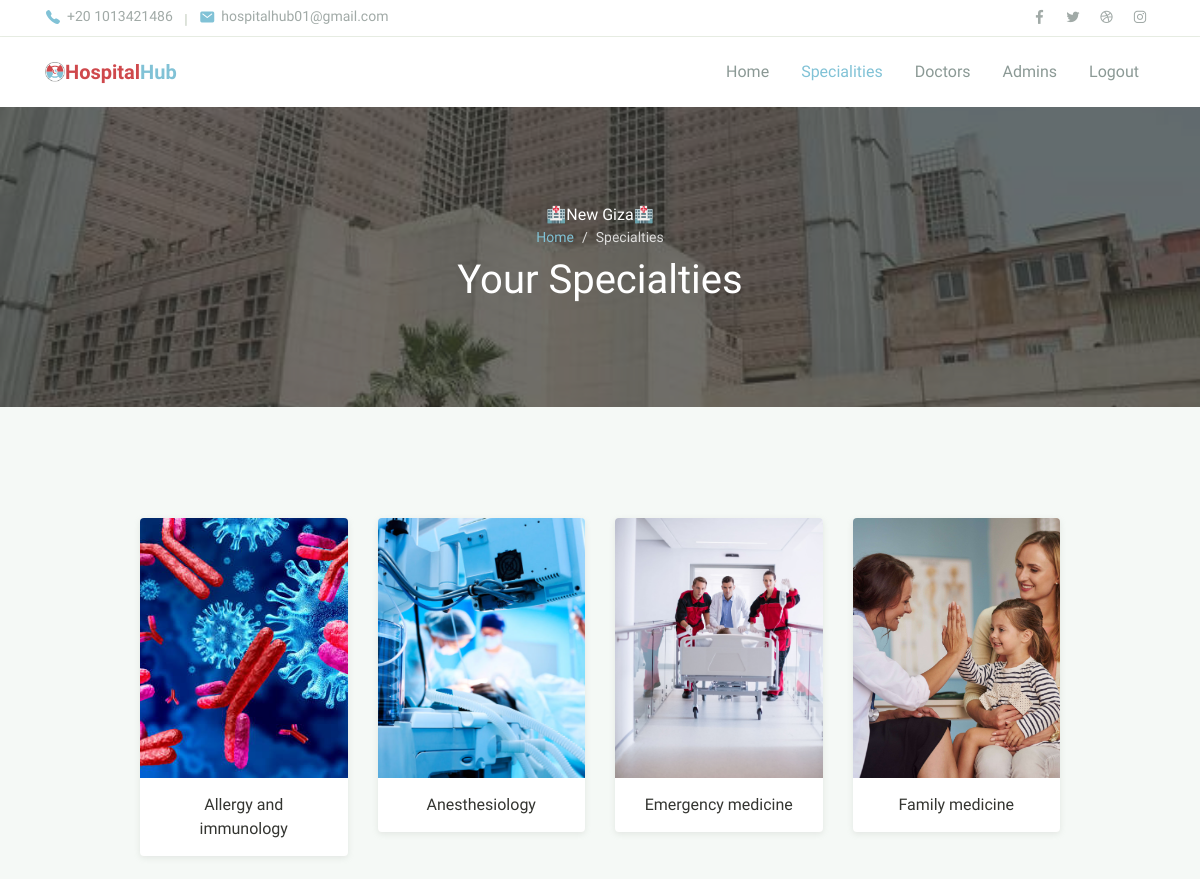
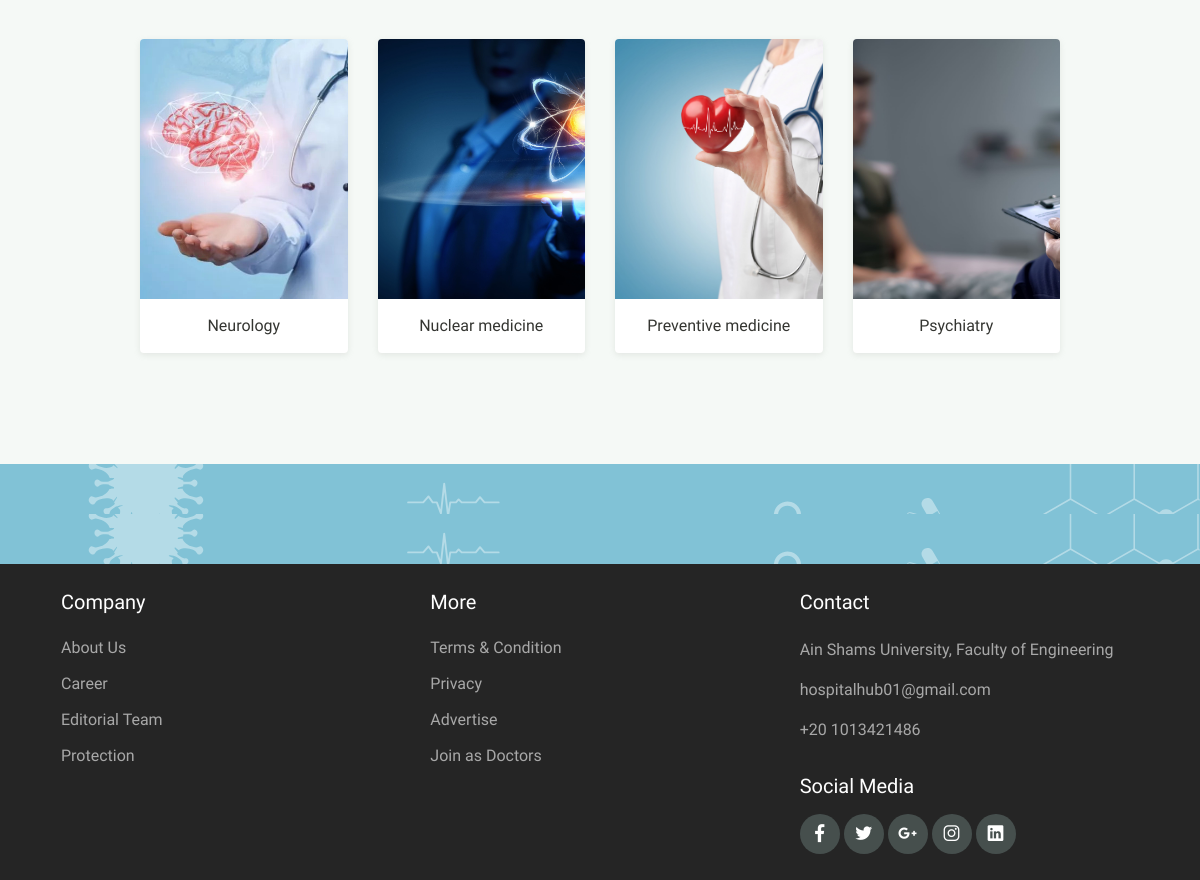
Page /hospital_hub/admin/specialities (signed in) on the committed database (2 pictures, top to bottom).
### hospital_hub/models.py (models this page shows, shortened)
class Hospital(models.Model):
    name = models.CharField(max_length=100)
    city = models.ForeignKey(City, on_delete=models.PROTECT, null=True)
    specialities = models.ManyToManyField(Speciality, blank=True, null=True)
    image = models.ImageField(
        upload_to="media/", null=True, default="media/no_hospital_img.png")

class Speciality(models.Model):
    name = models.CharField(max_length=100, unique=True)
    image = models.ImageField(upload_to="media/", null=True, default=None)
    def __str__(self):
        return self.name

### hospital_hub/views.py (the view)
# urls.py: path('admin/specialities', views.Admin.ViewSpecialities,
    def ViewSpecialities(request):
        if not request.user.is_authenticated:
            return HttpResponseRedirect(reverse('admin_login'))
        elif not request.user.is_admin:
            return HttpResponseRedirect(reverse('home'))
        hospital = request.user.my_admin.first().hospital
        specialities = hospital.specialities.all()
        specialities_with_doctors_dependet = []
        for speciality in specialities:
            doctors = DoctorModel.objects.filter(
                hospital=hospital, speciality=speciality , is_employed=True)
            specialities_with_doctors_dependet.append([speciality, doctors])
        if specialities.count() == 0:
            return render(request, "hospital_hub/Admin/view_specialities.html", {
                "specialities": None,
                "hospital_name": request.user.my_admin.first().hospital.name,
            })
        else:
            return render(request, "hospital_hub/Admin/view_specialities.html", {
                "specialities": specialities_with_doctors_dependet,
                "hospital_name": request.user.my_admin.first().hospital.name,
            })

### hospital_hub/models.py (called while the page is built)
    @property
    def is_admin(self):
        return self.admin

### hospital_hub/templates/hospital_hub/Admin/view_specialities.html (shortened to what this page needs)
{%extends 'hospital_hub/Admin/admin_layout.html'%}
{%load static%}
{%block body%}
<header>
    <nav class="navbar navbar-expand-lg navbar-light shadow-sm">
        <div class="container">
            <img src="{%static 'hospital_hub/assets/img/logo2.png'%}" alt="" style="width:20px;">
            <a style="color:#81C2D6" class="navbar-brand" href="#"><span class="text-primary2">Hospital</span>Hub </a>
            <div class="collapse navbar-collapse" id="navbarSupport">
                <ul class="navbar-nav ml-auto">
                    <li class="nav-item ">
                        <a class="nav-link" href="{%url 'admin_home'%}">Home</a>
                    </li>
                        <li class="nav-item active">
                            <a class="nav-link " href="{%url 'view_specialities'%}">Specialities</a>
                        </li>
                    <li class="nav-item">
                        <a class="nav-link" href="{%url 'admin_view_doctors'%}">Doctors</a>
                    </li>
                    <li class="nav-item">
                        <a class="nav-link" href="{%url 'admin_view_admins'%}">Admins</a>
                    </li>
                    <li class="nav-item">
                        <a class="nav-link" href="{%url 'admin_logout'%}">Logout</a>
                    </li>
                </ul>
            </div>
        </div>
    </nav>
</header>
<div class="page-banner overlay-dark bg-image"
        style="background-image: url(../../../static/hospital_hub/assets/img/bg_image_1.jpg)">
    <div class="banner-section">
        <div class="container text-center wow fadeInUp">
            <span class="subhead">🏥{{hospital_name}}🏥</span>
            <nav aria-label="Breadcrumb">
                <ol class="breadcrumb breadcrumb-dark bg-transparent justify-content-center py-0 mb-2">
                    <li class="breadcrumb-item"><a href="{%url 'admin_home'%}">Home</a></li>
                    <li class="breadcrumb-item active" aria-current="page">
                        Specialties
                    </li>
                </ol>
            </nav>
            <h1 class="font-weight-normal">Your Specialties</h1>
        </div>
    </div>
</div>
<div class="page-section bg-light">
    <div class="container">
        <div class="row justify-content-center">
            <div class="col-lg-10">
                <div class="row">
                    {%if specialities%}
                        {%for speciality , doctors in specialities%}
                        <div class="col-md-6 col-lg-3 py-3 wow zoomIn">
                            <div class="card-doctor">
                                <div class="header">
                                    <img src="{{speciality.image.url}}" alt=""
                                            height="260" style="object-fit: cover;">
                                </div>
                                <div class="body">
                                    <p class="text-x2 mb-0" style="text-align: center">
                                        {{speciality.name}}
                                    </p>
                                </div>
                            </div>
                        </div>
                        {%endfor%}
                    {%else%}
                    <h1 style="color:grey;">Your hospital has no specialites added yet.</h1>
                    {%endif%}
                </div>
            </div>
        </div>
    </div>
</div>
<div class="page-section banner-home bg-image" style="background-image: url(../assets/img/banner-pattern.svg)">
    <div class="container py-5 py-lg-0">
        <div class="row align-items-center">
            <div class="col-lg-12 wow zoomIn">
            </div>
        </div>
    </div>
</div>
{%endblock%}

### hospital_hub/static/hospital_hub/assets/css/theme.css (style rules this page uses)
body { font-family: "Quicksand", sans-serif; }
:root { --primary: #81C2D6; --accent: #FF3D85; --secondary: #4E5AFE; --warning: #EED818; --info: #05B4E1; --danger: #FF4943; --success: #96C93D; --dark: #343531; --light: #F5F9F6; --cs: #596261; --grey: #6E807A; }
body { font-family: "Source Sans Pro", sans-serif; line-height: 1.5; color: #343531; }
a { color: #07be94; text-decoration: none; background-color: transparent; }
.bg-light { background-color: #F5F9F6 !important; }
.text-primary2 { color: #CF484C !important; }
.breadcrumb { background-color: #f8f9fa; }
.breadcrumb-dark .breadcrumb-item a { color: #81C2D6; }
.breadcrumb-dark .breadcrumb-item + .breadcrumb-item::before { display: inline-block; padding-right: 0.5rem; color: rgba(255, 255, 255, 0.8); content: "/"; }
.breadcrumb-dark .breadcrumb-item.active { color: rgba(255, 255, 255, 0.8); }
.navbar { min-height: 70px; }
.navbar-brand { color:green; font-weight: 600; padding-top: 10px; padding-bottom: 10px; }
.navbar-nav { margin-top: 10px; border-top: 1px solid #E8EEE4; flex-shrink: 0; }
.navbar-nav .nav-link { transition: all .2s ease; }
.navbar-light .navbar-nav .nav-link { color: rgba(110, 128, 122, 0.8); }
.navbar-light .navbar-nav .show > .nav-link, .navbar-light .navbar-nav .active > .nav-link, .navbar-light .navbar-nav .nav-link.show, .navbar-light .navbar-nav .nav-link.active { font-weight: 500; color: #81C2D6; }
@media (min-width: 992px) { .navbar-expand-lg .navbar-nav { margin-top: 0; border-top: none; } }
@media (min-width: 992px) { .navbar-expand-lg .navbar-nav .nav-link { padding-right: 16px; padding-left: 16px; } }
@media (min-width: 992px) { .navbar-expand-lg .navbar-nav { align-items: center; } }
.bg-image { position: relative; background-position: center center; background-size: cover; background-repeat: no-repeat; }
.bg-image > * { position: relative; z-index: 10; }
.page-section { position: relative; padding-top: 80px; padding-bottom: 80px; overflow: hidden; }
.page-banner { position: relative; height: 300px; z-index: 10; }
.page-hero.overlay-dark::before, .page-banner.overlay-dark::before { content: ""; position: absolute; top: 0; left: 0; width: 100%; height: 100%; background: rgba(52, 53, 49, 0.7); z-index: 1; }
.page-banner .breadcrumb-item, .page-banner .breadcrumb-item a { font-size: 14px; }
.hero-section, .banner-section { position: relative; display: -ms-flexbox; display: flex; -ms-flex-align: center; align-items: center; -ms-flex-pack: center; justify-content: center; height: 100%; color: #ffffff; z-index: 10; }
.card-doctor { display: block; margin: 15px auto; width: 100%; max-width: 240px; background-color: #fff; border-radius: 4px; box-shadow: 0 2px 6px rgba(154, 159, 151, 0.2); overflow: hidden; }
.card-doctor .header { position: relative; width: 100%; height: 260px; overflow: hidden; }
.card-doctor .header::before { content: ''; position: absolute; top: 0; left: 0; width: 100%; height: 100%; background-color: rgba(52, 53, 49, 0.36); opacity: 0; transition: opacity .2s linear; }
.card-doctor .header img { width: 100%; }
.card-doctor .body { padding: 15px 20px; }
.banner-home { padding: 0; background-color: #81C2D6; color: #fff; height: 50px; }

### hospital_hub/templates/hospital_hub/Admin/admin_layout.html (style rules this page uses)
body { font-family: "Quicksand", sans-serif; }

### rows in the picture
Hospital: name "New Giza"
Speciality: image (picture), name "Allergy and immunology"
Speciality: image (picture), name "Anesthesiology"
Speciality: image (picture), name "Emergency medicine"
Speciality: image (picture), name "Family medicine"
Speciality: image (picture), name "Neurology"
Speciality: image (picture), name "Nuclear medicine"
Speciality: image (picture), name "Preventive medicine"
Speciality: image (picture), name "Psychiatry"
